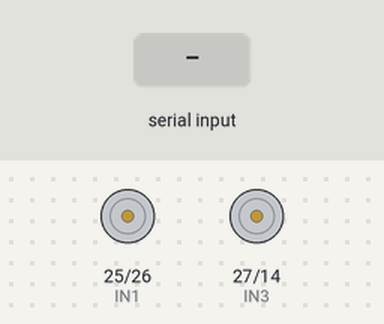
Bench run of a sketch on a simulated ESP32. Shown: motor-driver pin pairs drawn as motors (green arrow = first pin HIGH = forward, orange = second pin HIGH = backward, longer = more drive). The inputs (shaded band) are chosen by the test bench. Nothing arrives over Bluetooth unless stated.

Above: at 1.2 s.
1.3 s: "F" received over the second serial link
At 1.6 s:
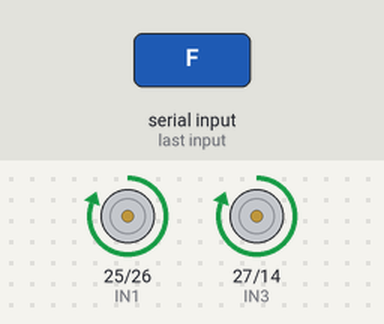
2.8 s: "B" received over the second serial link
At 3.9 s:
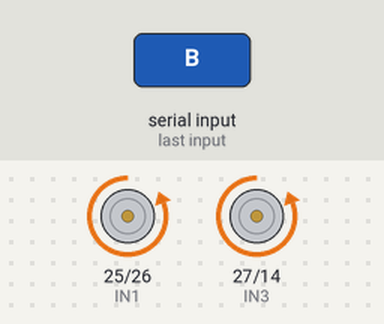
4.3 s: "L" received over the second serial link
At 5.1 s:
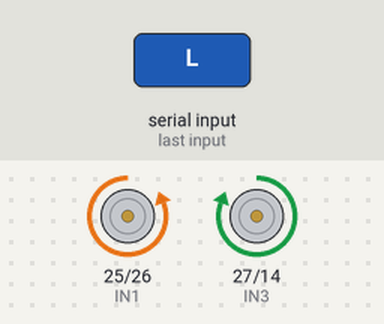
5.8 s: "R" received over the second serial link
At 6.2 s:
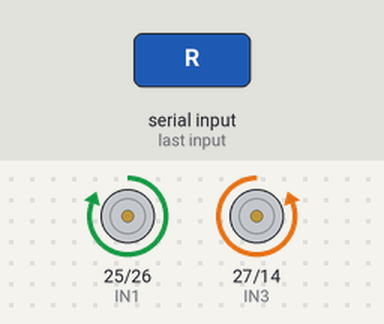
7.3 s: "1" received over the second serial link
At 8.6 s:
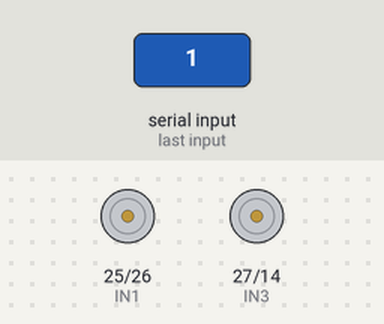
Timing chart, 0 to 9.8 s (numbered marks = the images above; inputs shaded):
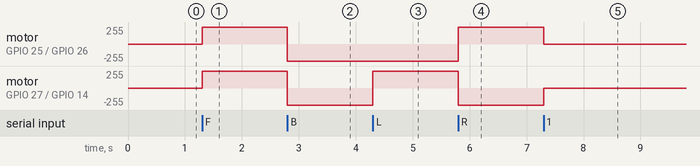

The sketch:

ESP32_BT_RC_Control.ino
```cpp
/*
 ESP32 Bluetooth RC Mobile Base
 Uses Bluetooth Serial commands:
 F = Forward
 B = Backward
 L = Left
 R = Right
 S = Stop
*/

#include "BluetoothSerial.h"

BluetoothSerial SerialBT;

const int IN1 = 25;
const int IN2 = 26;
const int IN3 = 27;
const int IN4 = 14;

void setup() {
  Serial.begin(115200);
  SerialBT.begin("Hospitality_Robot");

  pinMode(IN1, OUTPUT);
  pinMode(IN2, OUTPUT);
  pinMode(IN3, OUTPUT);
  pinMode(IN4, OUTPUT);

  stopRobot();
}

void loop() {
  if (SerialBT.available()) {
    char command = SerialBT.read();

    switch (command) {
      case 'F': forward(); break;
      case 'B': backward(); break;
      case 'L': left(); break;
      case 'R': right(); break;
      default: stopRobot(); break;
    }
  }
}

void forward() {
  digitalWrite(IN1, HIGH); digitalWrite(IN2, LOW);
  digitalWrite(IN3, HIGH); digitalWrite(IN4, LOW);
}

void backward() {
  digitalWrite(IN1, LOW); digitalWrite(IN2, HIGH);
  digitalWrite(IN3, LOW); digitalWrite(IN4, HIGH);
}

void left() {
  digitalWrite(IN1, LOW); digitalWrite(IN2, HIGH);
  digitalWrite(IN3, HIGH); digitalWrite(IN4, LOW);
}

void right() {
  digitalWrite(IN1, HIGH); digitalWrite(IN2, LOW);
  digitalWrite(IN3, LOW); digitalWrite(IN4, HIGH);
}

void stopRobot() {
  digitalWrite(IN1, LOW); digitalWrite(IN2, LOW);
  digitalWrite(IN3, LOW); digitalWrite(IN4, LOW);
}
```

Measured:
- after the input at 1.3 s, motor on GPIO 25 (IN1) / GPIO 26 (IN2), motor on GPIO 27 (IN3) / GPIO 14 (IN4): stopped → forward 255/255 at once
- after the input at 2.8 s, motor on GPIO 25 (IN1) / GPIO 26 (IN2), motor on GPIO 27 (IN3) / GPIO 14 (IN4): forward 255/255 → backward 255/255 at once
- after the input at 4.3 s, motor on GPIO 27 (IN3) / GPIO 14 (IN4): backward 255/255 → forward 255/255 at once
- after the input at 5.8 s, motor on GPIO 25 (IN1) / GPIO 26 (IN2): backward 255/255 → forward 255/255 at once; motor on GPIO 27 (IN3) / GPIO 14 (IN4): forward 255/255 → backward 255/255 at once
- after the input at 7.3 s, motor on GPIO 25 (IN1) / GPIO 26 (IN2): forward 255/255 → stopped at once; motor on GPIO 27 (IN3) / GPIO 14 (IN4): backward 255/255 → stopped at once
